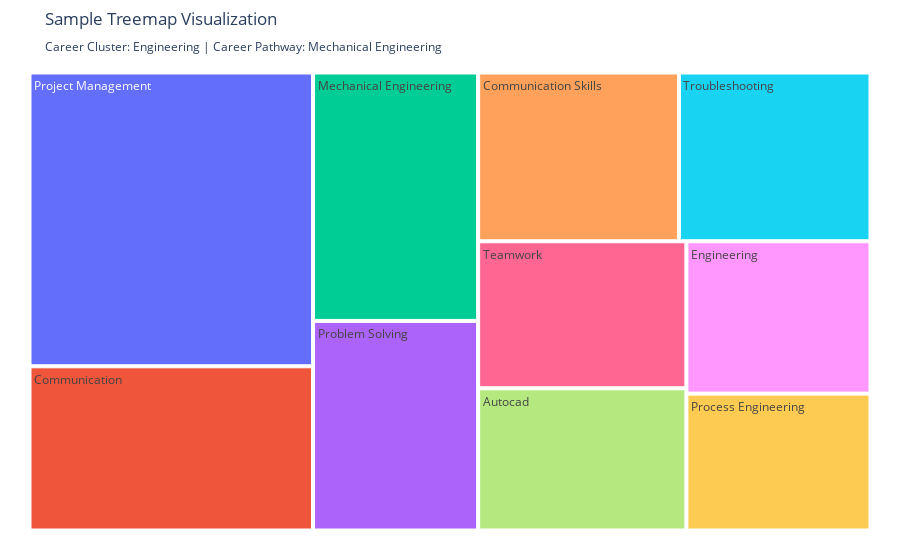

Write notebook code for a chart like this one.
### Code cell
import plotly.express as px
import pandas as pd

# Create mock data
data = {
    'Skill': ['Project Management', 'Communication', 'Mechanical Engineering', 'Problem Solving',
              'Communication Skills', 'Troubleshooting', 'Teamwork', 'Autocad', 'Engineering', 'Process Engineering'],
    'Count': [585, 327, 288, 243, 238, 227, 215, 208, 197, 177]
}

# Create a DataFrame
mock_df = pd.DataFrame(data)

# Create the treemap
fig = px.treemap(
    mock_df, 
    path=['Skill'], 
    values='Count',
    title='Sample Treemap Visualization<br><sub>Career Cluster: Engineering | Career Pathway: Mechanical Engineering</sub>'
)

# Update layout for better spacing
fig.update_layout(margin=dict(t=50, l=25, r=25, b=25))

# Show the plot
fig.show()

### Figure 1 — Plotly figure (JSON) as saved in the notebook; plotly's stock layout.template omitted (floating-point values rounded to 4 significant figures)
{"data": [{"branchvalues": "total", "domain": {"x": [0, 1], "y": [0, 1]}, "hovertemplate": "labels=%{label}<br>Count=%{value}<br>parent=%{parent}<br>id=%{id}<extra></extra>", "ids": ["Autocad", "Communication", "Communication Skills", "Engineering", "Mechanical Engineering", "Problem Solving", "Process Engineering", "Project Management", "Teamwork", "Troubleshooting"], "labels": ["Autocad", "Communication", "Communication Skills", "Engineering", "Mechanical Engineering", "Problem Solving", "Process Engineering", "Project Management", "Teamwork", "Troubleshooting"], "name": "", "parents": ["", "", "", "", "", "", "", "", "", ""], "type": "treemap", "values": [208, 327, 238, 197, 288, 243, 177, 585, 215, 227]}], "layout": {"legend": {"tracegroupgap": 0}, "margin": {"b": 25, "l": 25, "r": 25, "t": 50}, "title": {"text": "Sample Treemap Visualization<br><sub>Career Cluster: Engineering | Career Pathway: Mechanical Engineering</sub>"}}}
